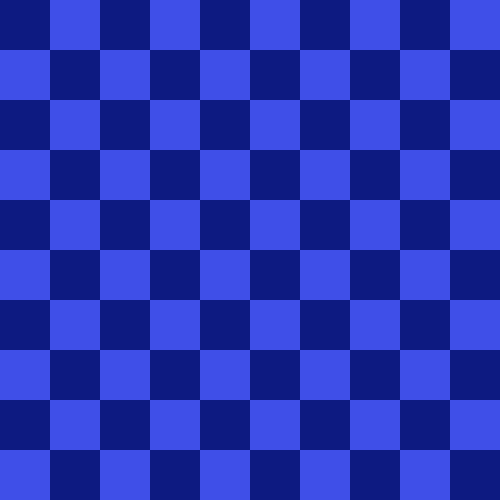
Frame 1 (no input)
Frame 60 (the mouse pressed at the canvas centre just before this capture): identical to frame 1, image omitted
Frame 120 (the mouse held since frame 60 and released just before this capture): identical to frame 1, image omitted

The Processing sketch that drew this single still picture (run headless with seeded random() and noise(); from frame 60 on, the mouse is pressed at the canvas centre):

// Processing sketch: Dublin_Flag
// ── Dublin_Flag.pde
//Dublin Flag

void setup()
{
  size(500, 500);
  background(0);
}//end setup

void draw()
{
  boolean dark = true;
  for(int y = 0; y < height; y+=50)
  {
    for(int x = 0; x < width; x+=50)
    { 
      if (dark)
      {
        stroke(13, 26, 129);
        fill(13, 26, 129);
      }//end if
      else
      {
        stroke(63, 79, 232);
        fill(63, 79, 232);
      }//end else
      
      rect(x, y, 50, 50);
      dark = !dark;
    }//end inner for 
    
    dark = !dark;
  }//end for
}//end draw 
